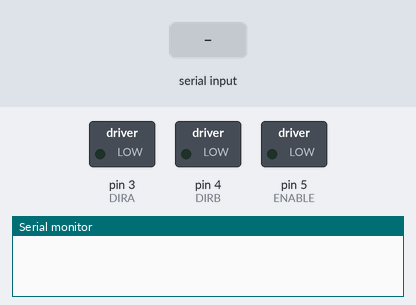
Bench run of a sketch on a simulated Arduino Uno, built with avr-gcc and run on an emulated ATmega328P. On the bench: switched loads named in the sketch (green lamp = pin HIGH), the last lines printed to the serial monitor. Inputs (shaded band) come from the test bench.

Above: at 1.2 s.
1.3 s: "1\n" received over Serial
At 2.1 s:
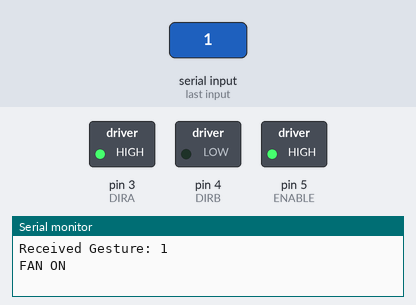
Timing chart, 0 to 4.3 s (numbered marks = the images above; inputs shaded):
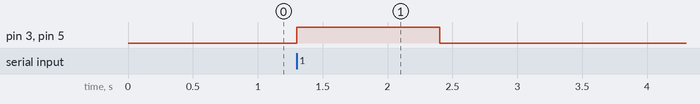

Measured:
- after the input at 1.3 s, pin 3 (DIRA), pin 5 (ENABLE): LOW → HIGH at once, → LOW 1.1 s later

The sketch:

plant_ml_arduino.ino
```cpp
#define ENABLE 5
#define DIRA 3
#define DIRB 4
int gesture = -1;  // Variable to store the received gesture state


void setup() {
  pinMode(ENABLE, OUTPUT);
  pinMode(DIRA, OUTPUT);
  pinMode(DIRB, OUTPUT);
  Serial.begin(9600);
  // digitalWrite(ENABLE, LOW);  // ✅ Enable the motor driver
}

void loop() {
  if (Serial.available() > 0) {
    gesture = Serial.parseInt();  // Read the integer gesture from serial
    Serial.print("Received Gesture: ");
    Serial.println(gesture);

    if (gesture == 0) {
      digitalWrite(DIRA, LOW);  // 🛑 Stop the motor
      digitalWrite(ENABLE, LOW);
      Serial.println("FAN OFF");
    }
    else if (gesture == 1) {

      digitalWrite(DIRA, HIGH);  // ✅ Start the motor
      digitalWrite(ENABLE, HIGH);


      Serial.println("FAN ON");
    } else if (gesture == 2) {
      digitalWrite(DIRA, LOW);  // 🛑 Stop the motor
      digitalWrite(ENABLE, LOW);
      Serial.println("FAN OFF");
    }
    delay(100);
  }
}
```
